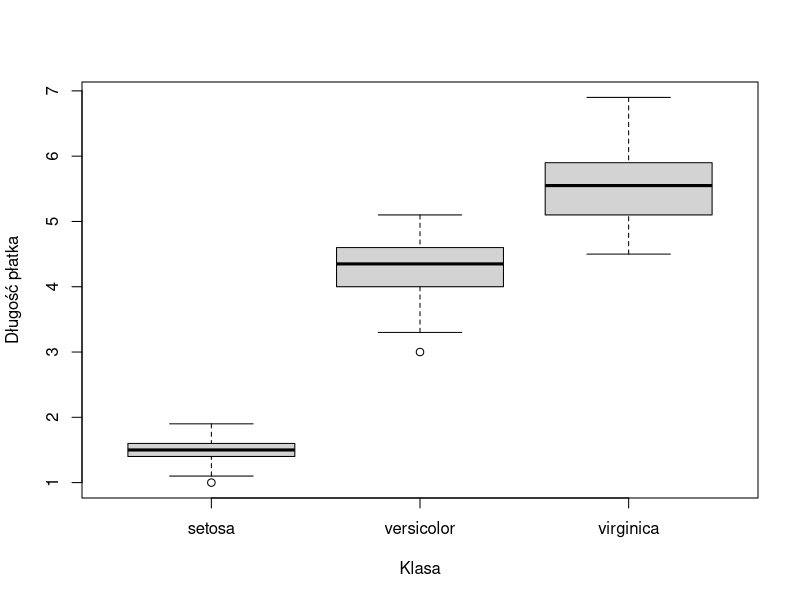
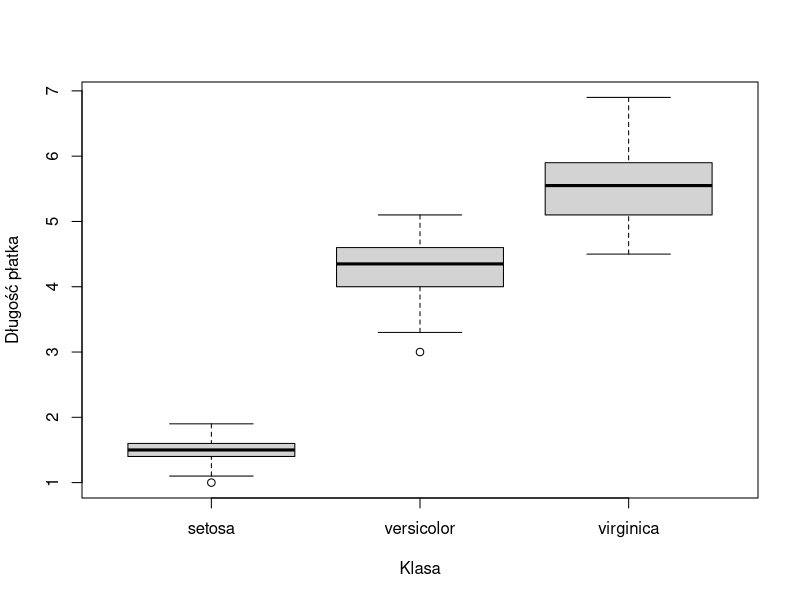
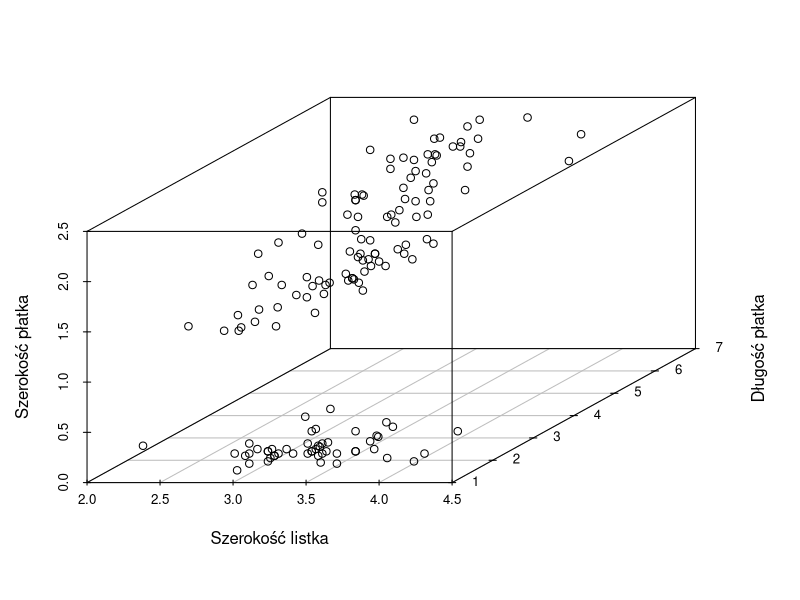

These figures' R source, in order:
library(datasets)

path = "C:\\Users\\petitoff\\Desktop\\repos\\UO\\rok 3\\Wprowadzenie do eksploracji danych\\lista1\\zadanie1"  # używając podwójnych ukośników
setwd(path) ## ustawienie ścieżki

data(iris)
iris

## Wyświetlenie podstawowych informacji o zbiorze "iris"
View(iris) ## podgląd tabeli z danymi
summary(iris) ## podstawowe statystyki
nrow(iris) ## liczba wierszy
ncol(iris) ## liczba kolumn

##----------------------------------------------------------
## Narysowanie wykresu cechy "Petal.Length" w zależności od klasy
class<-iris[,5] ## 5. kolumna ("Species", czyli klasa)
petall<-iris[,3] ## 3. kolumna ("Petal.Length")
plot(class, petall,
     xlab= "Klasa",
     ylab= "Długość płatka",
     text(class, petall, cex= 0.7))

## Zapisanie rysunku do pliku (w ścieżce "path")
png(file = "plot1.png", width=1200, height=1000, res=150)
plot(class, petall,
     xlab= "Klasa",
     ylab= "Długość płatka",
     text(class, petall, cex= 0.7))
dev.off()

##----------------------------------------------------------
## Narysowanie wykresu trójwymiarowego, trzy cechy
install.packages("scatterplot3d")
library("scatterplot3d")
xx<-iris[,2] ## 2. kolumna ("Sepal.Width")
yy<-iris[,3] ## 3. kolumna ("Petal.Length")
zz<-iris[,4] ## 4. kolumna ("Petal.Width")
png(file = "plot2.png", width=1200, height=1000, res=150)
scatterplot3d(xx,yy,zz,
              xlab= "Szerokość listka",
              ylab= "Długość płatka",
              zlab= "Szerokość płatka")
dev.off()
